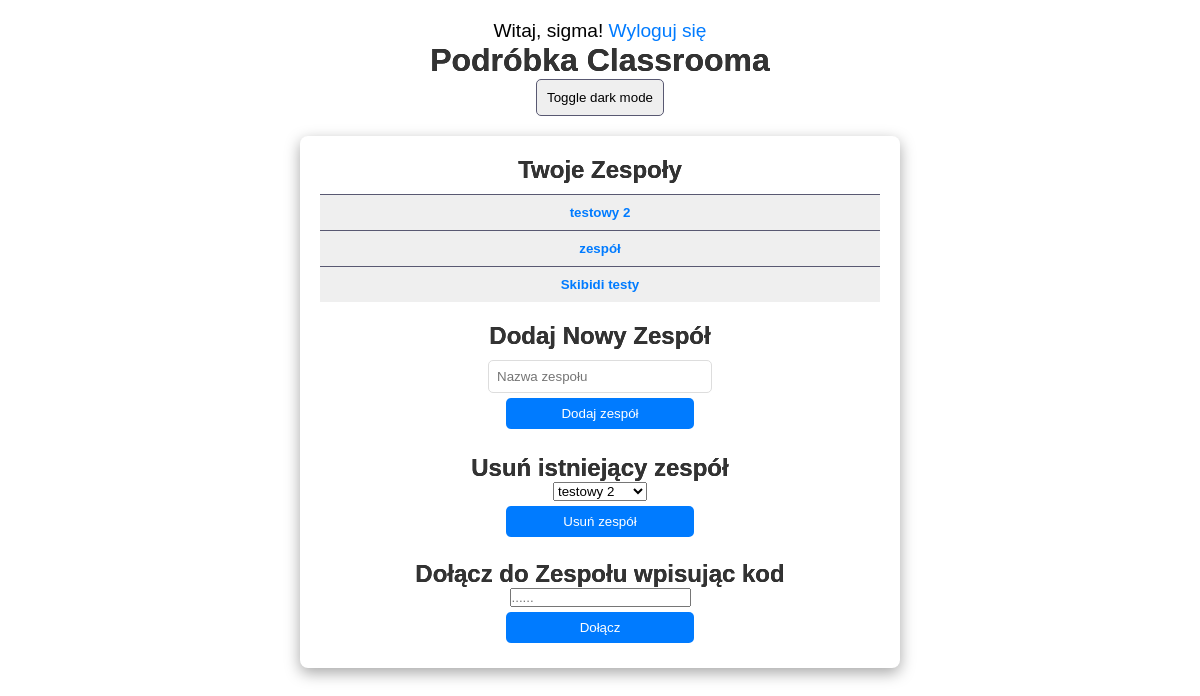
The page /orgs/ (signed in) on the database its author committed.
### Aplikacja_Glowna/models.py (models this page shows, shortened)
class Team(models.Model):
    name = models.CharField(max_length=255)
    code = models.CharField(max_length=10, unique=True, default=generate_team_code)  # Dodanie domyślnego generatora kodów
    owner = models.ForeignKey(User, on_delete=models.CASCADE, related_name='owned_teams')
    members = models.ManyToManyField(User, related_name='teams')

### Aplikacja_Glowna/views.py (the view)
# urls.py: path('', views.main, name='main'),  # Główna strona
def main(request):
    if request.user.is_authenticated:
        teams = Team.objects.filter(members=request.user) | Team.objects.filter(owner=request.user)
        return render(request, 'index.html', {'teams': teams})
    else:
        return redirect('login')

### Aplikacja_Glowna/templates/index.html (shortened to what this page needs)
{% extends 'base.html' %}
{% block content %}
<main>
    <section class="team-section">
        <h2>Twoje Zespoły</h2>
        {% if teams %}
            <ul class="team-list">
                {% for team in teams %}
                    <li class="team-item">
                        <button class="team-name"><a href="{% url 'team_detail' team.id %}">{{ team.name }}</a></button>
                    </li>
                {% endfor %}
            </ul>
        {% else %}
            <p>Nie należysz do żadnego zespołu.</p>
        {% endif %}
    </section>
    <section class="add-team-section">
        <h2>Dodaj Nowy Zespół</h2>
        <form method="POST" action="{% url 'add_team' %}">
            <input type="text" name="team_name" placeholder="Nazwa zespołu" required>
            <button type="submit" class="add-team-button">Dodaj zespół</button>
        </form>
    </section>
    <section class="delete-team-section">
        <h2>Usuń istniejący zespół</h2>
        <form method="POST" action="{% url 'delete_team' %}">
            <select name="team_name" required>
                {% for team in teams %}
                    <option value="{{ team.name }}">{{ team.name }}</option>
                {% endfor %}
            </select>
            <button type="submit" class="delete-team-button">Usuń zespół</button>
        </form>
    </section><br>
    <section class="join-team-section">
        <h2>Dołącz do Zespołu wpisując kod</h2>
        <form method="POST" action="{% url 'join_team' %}">
            <input type="text" name="code" placeholder="......" required>
            <button type="submit" class="delete-team-button">Dołącz</button>
        </form>
    </section>
</main>
{% endblock %}

### Aplikacja_Glowna/templates/base.html (shortened to what this page needs)
<!DOCTYPE html>
<html lang="pl">
<head>
    {% load static %}
    <link rel="stylesheet" href='{% static "styles.css" %}'>
</head>
<body>
    {% if user.is_authenticated %}
        <p>Witaj, {{ user.username }}! <a href="{% url 'logout' %}">Wyloguj się</a></p>
    {% endif %}
    <header>
        <h1>Podróbka Classrooma</h1>
        <button id="dark-mode-toggle">Toggle dark mode</button>
    </header>
    {% block content %}{% endblock %}
</body>
</html>

### orgs/static/styles.css (style rules this page uses)
* { box-sizing: border-box; margin: 0; padding: 0; font-family: Arial, sans-serif; }
a { text-decoration: none; color: #007bff; transition: color 0.2s; }
body { display: flex; flex-direction: column; align-items: center; padding: 20px; background-color: white; color: black; transition: background-color 0.2s, color 0.2s; }
header { text-align: center; margin-bottom: 20px; }
h1 { color: #333; font-size: 2rem; transition: color 0.2s; }
p { font-size: 1.2rem; transition: color 0.2s; }
main { max-width: 600px; width: 100%; background-color: white; border-radius: 8px; padding: 20px; box-shadow: rgba(0, 0, 0, 0.35) 0px 5px 15px; transition: background-color 0.2s, color 0.2s; }
main p, h1, h2, h3, h4, h5, h6 { justify-self: center; color: #333; text-shadow: 0px 0px 0px #000; transition: color 0.2s, text-shadow 0.2s; }
.team-section, .add-team-section { margin-bottom: 20px; }
.team-section h2 { margin-bottom: 10px; font-size: 1.5rem; justify-self: center; transition: color 0.2s; }
.team-list { list-style-type: none; padding: 0; }
.team-item button { display: flex; width: 100%; align-items: center; justify-content: space-between; border-top: 1px solid #595972; border-bottom: 0px; border-right: 0px; border-left: 0px; transition: 0.2s; }
.team-name a { padding: 10px; text-decoration: none; width: 100%; height: 100%; color: #007bff; transition: color 0.2s; font-weight: bold; }
.add-team-section h2 { margin-bottom: 10px; font-size: 1.5rem; color: #333; transition: color 0.2s; }
form[method="POST"] { display: flex; justify-content: center; flex-direction: column; align-items: center; }
input[name="team_name"] { width: 40%; padding: 8px; border: 1px solid #ddd; border-radius: 5px; }
button[type="submit"] { padding: 8px 15px; background-color: #007bff; color: #fff; border: none; border-radius: 5px; cursor: pointer; transition: background-color 0.2s, color 0.2s; margin: 5px; width: 33.5%; }
#dark-mode-toggle { border: 1px solid #595972; border-radius: 5px; padding: 10px; }

### rows shown on the page
Team: name "testowy 2"
Team: name "zespół"
Team: name "Skibidi testy"

### other values the page prints
{{ user.username }} "sigma"
form field team_name "testowy 2"
